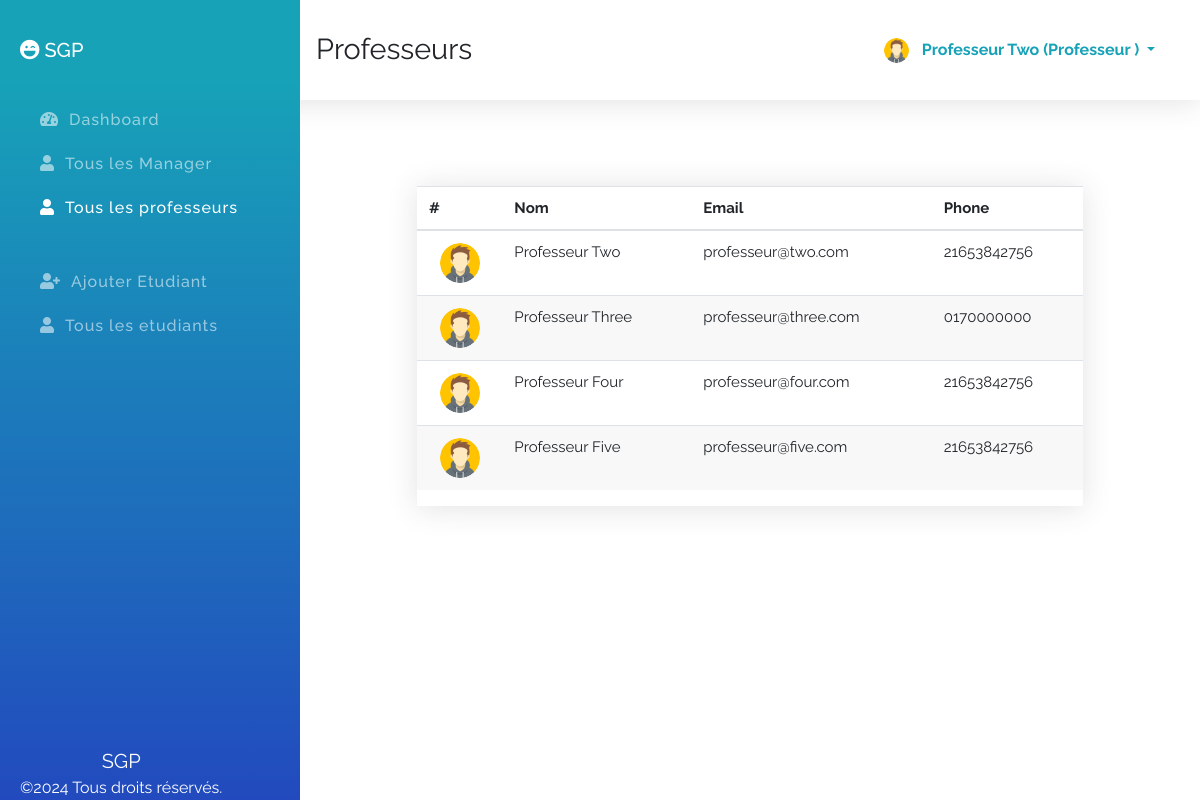
/index.php?id=allProfesseur (signed in), run on the app's committed database.
### tables this page shows
CREATE TABLE `professeurs` (
  `id` int(11) NOT NULL,
  `fname` varchar(100) NOT NULL,
  `lname` varchar(100) NOT NULL,
  `email` varchar(100) NOT NULL,
  `phone` varchar(100) NOT NULL,
  `password` varchar(100) NOT NULL,
  `role` varchar(100) NOT NULL DEFAULT 'professeur',
  `avatar` varchar(255) NOT NULL DEFAULT 'avatar.png'
);

### index.php (the view, shortened to what this page needs)
<?php
    $sessionId = $_SESSION['id'] ?? '';
    $sessionRole = $_SESSION['role'] ?? '';
    $connection = mysqli_connect( DB_HOST, DB_USER, DB_PASSWORD, DB_NAME );
    $id = $_REQUEST['id'] ?? 'dashboard';
    $action = $_REQUEST['action'] ?? '';
?>
<!DOCTYPE html>
<html lang="fr">
<head>
    <link rel="stylesheet" href="assets/css/bootstrap.min.css">
    <link rel="stylesheet" href="assets/css/all.min.css">
    <link rel="stylesheet" href="assets/css/style.css">
</head>
<body>
    <section class="topber">
        <div class="topber__title">
            <span class="topber__title--text">
                <?php
                    if ( 'dashboard' == $id ) {
                        echo "Dashboard";
                    } elseif ( 'addManager' == $id ) {
                        echo "Ajouter un nouveau manager";
                    } elseif ( 'allManager' == $id ) {
                        echo "Managers";
                    } elseif ( 'addProfesseur' == $id ) {
                        echo "Ajouter un nouveau professeur";
                    } elseif ( 'allProfesseur' == $id ) {
                        echo "Professeurs";
                    } elseif ( 'addEtudiant' == $id ) {
                        echo "Ajouter un nouveau etudiant";
                    } elseif ( 'allEtudiant' == $id ) {
                        echo "Etudiants";
                    } elseif ( 'userProfile' == $id ) {
                        echo "Votre Profil";
                    } elseif ( 'editManager' == $action ) {
                        echo "Modifier Manager";
                    } elseif ( 'editProfesseur' == $action ) {
                        echo "Modifier Professeur";
                    } elseif ( 'editEtudiant' == $action ) {
                        echo "Modifier Etudiant";
                    }
                ?>
            </span>
        </div>
        <div class="topber__profile">
            <?php
                $query = "SELECT fname,lname,role,avatar FROM {$sessionRole}s WHERE id='$sessionId'";
                $result = mysqli_query( $connection, $query );
                if ( $data = mysqli_fetch_assoc( $result ) ) {
                    $fname = $data['fname'];
                    $lname = $data['lname'];
                    $role = $data['role'];
                    $avatar = $data['avatar'];
                ?>
                <img src="assets/img/<?php echo "$avatar"; ?>" height="25" width="25" class="rounded-circle" alt="profil">
                <div class="dropdown">
                    <button class="btn dropdown-toggle" type="button" id="dropdownMenuButton" data-toggle="dropdown" aria-haspopup="true" aria-expanded="false">
                    <?php
                        echo "$fname $lname (" . ucwords( $role ) . " )";
                        }
                    ?>
                    </button>
                </div>
        </div>
    </section>
    <section id="sideber" class="sideber">
        <ul class="sideber__ber">
            <h3 class="sideber__panel"><i id="left" class="fas fa-laugh-wink"></i> SGP</h3>
            <li id="left" class="sideber__item<?php if ( 'dashboard' == $id ) {
                                                  echo " active";
                                              }?>">
                <a href="index.php?id=dashboard"><i id="left" class="fas fa-tachometer-alt"></i>Dashboard</a>
            </li>
            <li id="left" class="sideber__item<?php if ( 'allManager' == $id ) {
    echo " active";
}?>">
                <a href="index.php?id=allManager"><i id="left" class="fas fa-user"></i>Tous les Manager</a>
            </li>
            <li id="left" class="sideber__item<?php if ( 'allProfesseur' == $id ) {
    echo " active";
}?>">
                <a href="index.php?id=allProfesseur"><i id="left" class="fas fa-user"></i>Tous les professeurs</a>
            </li>
            <?php if ( 'admin' == $sessionRole || 'manager' == $sessionRole || 'professeur' == $sessionRole ) {?>
                <li id="left" class="sideber__item sideber__item--modify<?php if ( 'addEtudiant' == $id ) {
                                                                            echo " active";
                                                                        }?>">
                    <a href="index.php?id=addEtudiant"><i id="left" class="fas fa-user-plus"></i>Ajouter  Etudiant</a>
                </li><?php }?>
            <li id="left" class="sideber__item<?php if ( 'allEtudiant' == $id ) {
    echo " active";
}?>">
                <a href="index.php?id=allEtudiant"><i id="left" class="fas fa-user"></i>Tous les etudiants</a>
            </li>
        </ul>
        <footer class="text-center"><span>SGP</span><br>©2024 Tous droits réservés.</footer>
    </section>
    <section class="main">
        <div class="container">
            <div class="professeur">
                <?php if ( 'allProfesseur' == $id ) {?>
                    <div class="allProfesseur">
                        <div class="main__table">
                            <table class="table">
                                <thead>
                                    <tr>
                                        <th scope="col">#</th>
                                        <th scope="col">Nom</th>
                                        <th scope="col">Email</th>
                                        <th scope="col">Phone</th>
                                    </tr>
                                </thead>
                                <tbody>
                                    <?php
                                        $getProfesseur = "SELECT * FROM professeurs";
                                            $result = mysqli_query( $connection, $getProfesseur );
                                        while ( $professeur = mysqli_fetch_assoc( $result ) ) {?>
                                        <tr>
                                            <td>
                                                <center><img class="rounded-circle" width="40" height="40" src="assets/img/<?php echo $professeur['avatar']; ?>" alt=""></center>
                                            </td>
                                            <td><?php printf( "%s %s", $professeur['fname'], $professeur['lname'] );?></td>
                                            <td><?php printf( "%s", $professeur['email'] );?></td>
                                            <td><?php printf( "%s", $professeur['phone'] );?></td>
                                        </tr>
                                    <?php }?>
                                </tbody>
                            </table>
                        </div>
                    </div>
                <?php }?>
            </div>
        </div>
    </section>
</body>
</html>

### assets/css/style.css (style rules this page uses)
*, *::before, *::after { margin: 0; padding: 0; -webkit-box-sizing: border-box; box-sizing: border-box; }
body { font-family: "Raleway", sans-serif; }
a { text-decoration: none !important; }
.topber { position: fixed; width: 100%; top: 0; left: 0; padding-left: 300px; right: 0; z-index: 999; -webkit-box-shadow: 0 0.15rem 1.75rem 0 rgba(58, 59, 69, 0.15); box-shadow: 0 0.15rem 1.75rem 0 rgba(58, 59, 69, 0.15); background-color: #fff; }
.topber__title { height: 12.5vh; float: left; display: -webkit-box; display: -ms-flexbox; display: flex; -webkit-box-orient: horizontal; -webkit-box-direction: normal; -ms-flex-direction: row; flex-direction: row; -webkit-box-align: center; -ms-flex-align: center; align-items: center; padding-left: 1rem; }
.topber__title--text { font-size: 1.8rem; }
.topber__profile { height: 12.5vh; float: right; padding-right: 10px; display: -webkit-box; display: -ms-flexbox; display: flex; -webkit-box-orient: horizontal; -webkit-box-direction: normal; -ms-flex-direction: row; flex-direction: row; -webkit-box-align: center; -ms-flex-align: center; align-items: center; padding: 2rem; }
.topber__profile button { color: #17a2b8; line-height: 10px; font-weight: bold; }
.sideber { position: fixed; top: 0; overflow-y: auto; left: 0; bottom: 0; width: 300px; height: 100vh; padding: 40px 20px 20px 20px; background-color: #17a2b8; background-image: -webkit-gradient(linear, left top, left bottom, color-stop(10%, #17a2b8), to(#224abe)); background-image: linear-gradient(180deg, #17a2b8 10%, #224abe 100%); background-size: cover; -webkit-transition: left 0.5s ease; transition: left 0.5s ease; z-index: 999; }
.sideber__ber { list-style: none; }
.sideber__panel { font-size: 20px; color: #fff; line-height: 1.2rem; padding-bottom: 30px; }
.sideber__panel i { color: #fff; }
.sideber__item { padding: 10px; }
.sideber__item a { color: rgba(255, 255, 255, 0.55); font-size: 16px; letter-spacing: 1px; font-weight: 500; }
.sideber__item a i { color: rgba(255, 255, 255, 0.55); padding: 0 10px; }
.sideber__item:hover a, .sideber__item.active a, .sideber__item.active i, .sideber__item:hover i { color: #fff; -webkit-transition: 0.3s ease; transition: 0.3s ease; }
.sideber__item--modify { padding: 40px 10px 10px 10px; }
.sideber footer { position: absolute; bottom: 0; font-size: 16px; color: #fff; }
.sideber footer span { font-size: 20px; }
.main { margin-left: 300px; margin-top: 10vh; padding: 2rem; }
.main__table { margin: 50px 70px; -webkit-box-shadow: 0 0.15rem 1.75rem 0 rgba(58, 59, 69, 0.15); box-shadow: 0 0.15rem 1.75rem 0 rgba(58, 59, 69, 0.15); overflow-x: auto; }
.main__table .table { font-size: 15px; font-weight: 400; }
.main__table .table tr:nth-child(even) { background: #f8f8f8; }

### data on the page
professeurs: avatar (placeholder picture), fname "Professeur", lname "Two", role "Professeur", email "professeur@two.com", phone "21653842756"
professeurs: avatar (placeholder picture), fname "Professeur", lname "Three", email "professeur@three.com", phone "0170000000"
professeurs: avatar (placeholder picture), fname "Professeur", lname "Four", email "professeur@four.com", phone "21653842756"
professeurs: avatar (placeholder picture), fname "Professeur", lname "Five", email "professeur@five.com", phone "21653842756"
